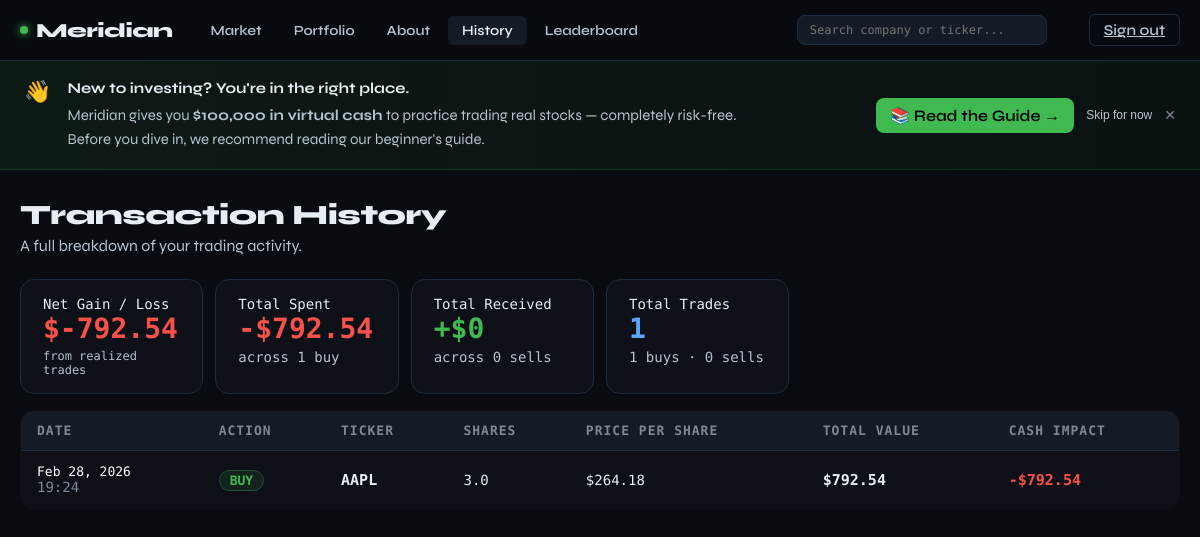
The page /stocks/history/ (signed in) on the database as committed earlier.
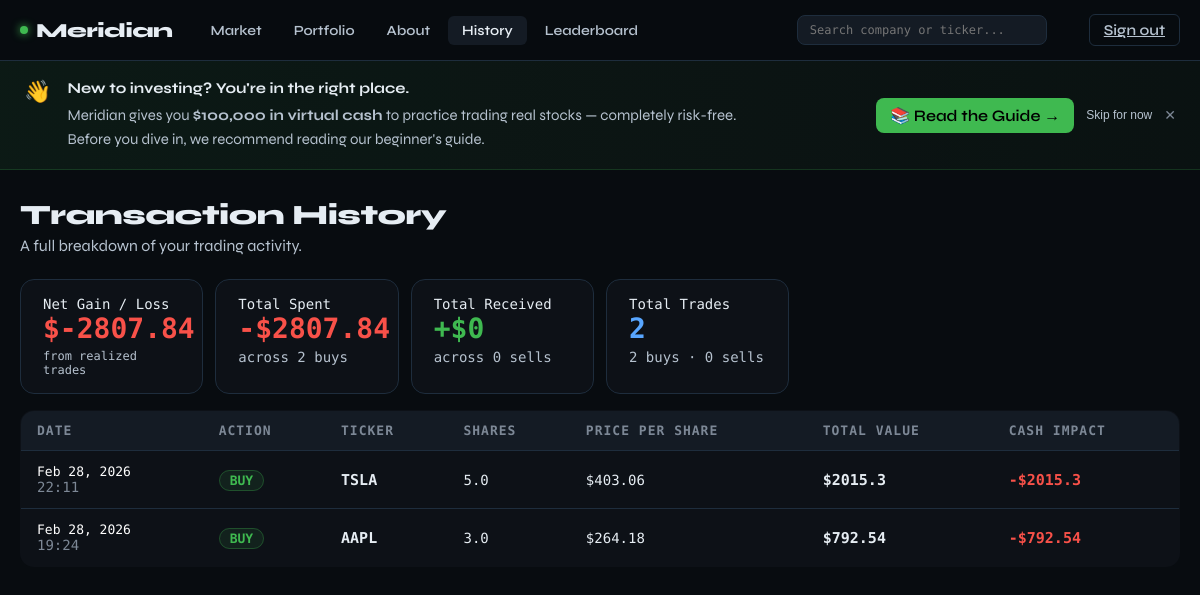
The same page on the database as committed later.
### stocks/models.py (models this page shows, shortened)
class Transaction(models.Model):
    BUY = 'BUY'
    SELL = 'SELL'
    ACTION_CHOICES = [(BUY, 'Buy'), (SELL, 'Sell')]
    user = models.ForeignKey(User, on_delete=models.CASCADE)
    ticker = models.CharField(max_length=10)
    action = models.CharField(max_length=4, choices=ACTION_CHOICES)
    shares = models.FloatField()
    price = models.FloatField()
    total = models.FloatField()
    created_at = models.DateTimeField(auto_now_add=True)

### stocks/views.py (the view, shortened to what this page needs)
# urls.py: path('history/', views.transactions_view, name='transactions'),
@login_required
def transactions_view(request):
    txns = Transaction.objects.filter(user=request.user).order_by('-created_at')[:50]
    profile = Profile.objects.get(user=request.user)
    total_spent = sum(t.total for t in txns if t.action == 'BUY')
    total_received = sum(t.total for t in txns if t.action == 'SELL')
    net = round(total_received - total_spent, 2)
    total_trades = txns.count()
    buy_count = sum(1 for t in txns if t.action == 'BUY')
    sell_count = sum(1 for t in txns if t.action == 'SELL')
    sell_txns = [t for t in txns if t.action == 'SELL']
    best_trade = None
    worst_trade = None
    context = {
        'transactions': txns,
        'total_spent': round(total_spent, 2),
        'total_received': round(total_received, 2),
        'net': net,
        'total_trades': total_trades,
        'buy_count': buy_count,
        'sell_count': sell_count,
        'best_trade': best_trade,
        'worst_trade': worst_trade,
    }
    return render(request, 'stocks/transactions.html', context)

### stocks/templates/stocks/transactions.html (shortened to what this page needs)
{% extends "stocks/base.html" %}
{% block nav_history %}active{% endblock %}
{% block content %}
<div class="animate-in">
  <h1 style="font-weight:800;font-size:28px;letter-spacing:-0.5px;margin-bottom:4px">Transaction History</h1>
  <p style="color:var(--text2);font-size:16px;margin-bottom:24px">A full breakdown of your trading activity.</p>
  {% if transactions %}
  <div style="display:grid;grid-template-columns:repeat(auto-fill,minmax(160px,1fr));gap:12px;margin-bottom:16px">
    <div class="sum-card">
      <div class="sum-label">Net Gain / Loss</div>
      <div class="sum-val {% if net >= 0 %}positive{% else %}negative{% endif %}">
        {% if net >= 0 %}+{% endif %}${{ net }}
      </div>
      <div style="font-size:12px;color:var(--text2);margin-top:4px;font-family:var(--font-mono)">
        from realized trades
      </div>
    </div>
    <div class="sum-card">
      <div class="sum-label">Total Spent</div>
      <div class="sum-val negative">-${{ total_spent }}</div>
      <div style="font-size:14px;color:var(--text2);margin-top:4px;font-family:var(--font-mono)">across {{ buy_count }} buy{{ buy_count|pluralize }}</div>
    </div>
    <div class="sum-card">
      <div class="sum-label">Total Received</div>
      <div class="sum-val positive">+${{ total_received }}</div>
      <div style="font-size:14px;color:var(--text2);margin-top:4px;font-family:var(--font-mono)">across {{ sell_count }} sell{{ sell_count|pluralize }}</div>
    </div>
    <div class="sum-card">
      <div class="sum-label">Total Trades</div>
      <div class="sum-val" style="color:var(--accent)">{{ total_trades }}</div>
      <div style="font-size:14px;color:var(--text2);margin-top:4px;font-family:var(--font-mono)">{{ buy_count }} buys · {{ sell_count }} sells</div>
    </div>
  </div>
  <div style="overflow-x:auto">
    <table style="width:100%;border-collapse:collapse;background:var(--bg2);border:1px solid var(--border);border-radius:14px;overflow:hidden">
      <thead>
        <tr>
          <th>Date</th>
          <th>Action</th>
          <th>Ticker</th>
          <th>Shares</th>
          <th>Price Per Share</th>
          <th>Total Value</th>
          <th>Cash Impact</th>
        </tr>
      </thead>
      <tbody>
        {% for t in transactions %}
        <tr onclick="window.location='/stocks/stock/{{ t.ticker }}/'" style="cursor:pointer">
          <td class="td-base td-muted">
            <div>{{ t.created_at|date:"M d, Y" }}</div>
            <div style="font-size:14px;color:var(--text3)">{{ t.created_at|date:"H:i" }}</div>
          </td>
          <td class="td-base">
            <span class="badge {% if t.action == 'BUY' %}badge-buy{% else %}badge-sell{% endif %}">
              {{ t.action }}
            </span>
          </td>
          <td class="td-base td-bold">{{ t.ticker }}</td>
          <td class="td-base">{{ t.shares }}</td>
          <td class="td-base">${{ t.price }}</td>
          <td class="td-base td-bold">${{ t.total }}</td>
          <td class="td-base td-bold {% if t.action == 'BUY' %}negative{% else %}positive{% endif %}">
            {% if t.action == 'BUY' %}-{% else %}+{% endif %}${{ t.total }}
          </td>
        </tr>
        {% endfor %}
      </tbody>
    </table>
  </div>
  {% endif %}
</div>
{% endblock %}

### stocks/templates/stocks/base.html (shortened to what this page needs)
<!DOCTYPE html>
<html lang="en">
<head>
  {% load static %}
  <link rel="stylesheet" href="{% static 'base.css' %}">
</head>
<body>
<nav>
  <div class="nav-inner">
    <a href="/stocks/" class="logo"><div class="dot"></div>Meridian</a>
    <div class="nav-menu" id="navMenu">
      <div class="nav-links">
        <a href="/stocks/" class="nav-link {% block nav_market %}{% endblock %}">Market</a>
        <a href="/stocks/portfolio/" class="nav-link {% block nav_portfolio %}{% endblock %}">Portfolio</a>
        <a href="{% url 'about' %}" class="nav-link {% block nav_about %}{% endblock %}">About</a>
        <a href="/stocks/history/" class="nav-link {% block nav_history %}{% endblock %}">History</a>
        <a href="/leaderboard" class="nav-link {% block nav_leaderboard %}{% endblock %}">Leaderboard</a>
      </div>
      <div class="nav-right">
        <div class="search-wrap">
          <input class="search-input" id="searchInput" placeholder="Search company or ticker...">
        </div>
        <a href="/logout/" class="logout-btn">Sign out</a>
      </div>
    </div>
  </div>
</nav>
<div id="welcomeBanner" class="welcome-banner">
  <div class="welcome-inner">
    <div class="welcome-left">
      <div class="welcome-emoji">👋</div>
      <div class="welcome-text">
        <div class="welcome-title">
          New to investing? You're in the right place.
        </div>
        <div class="welcome-sub">
          Meridian gives you <strong>$100,000 in virtual cash</strong> to practice trading real stocks — completely risk-free.
          Before you dive in, we recommend reading our beginner's guide.
        </div>
      </div>
    </div>
    <div class="welcome-actions">
      <a href="{% url 'gettingStarted' %}" class="welcome-cta">
        📚 Read the Guide →
      </a>
      <button class="welcome-skip">Skip for now</button>
      <button class="welcome-dismiss" title="Dismiss">✕</button>
    </div>
  </div>
</div>
<main>
  {% block content %}{% endblock %}
</main>
</body>
</html>

### stocks/static/base.css (style rules this page uses)
*, *::before, *::after { box-sizing: border-box; margin: 0; padding: 0; }
:root { --bg: #080c10; --bg2: #0d1117; --bg3: #141b24; --bg4: #1c2633; --border: #1e2d3d; --border2: #243447; --text: #e6edf3; --text2: #b6c2cf; --text3: #7d8896; --green: #3fb950; --green2: #238636; --green-glow: rgba(63, 185, 80, 0.15); --red: #f85149; --red2: #da3633; --red-glow: rgba(248, 81, 73, 0.15); --accent: #58a6ff; --accent2: #1f6feb; --font-mono: 'Space Mono', monospace; --font-display: 'Syne', sans-serif; }
html, body { height: 100%; background: var(--bg); color: var(--text); font-family: var(--font-display); -webkit-font-smoothing: antialiased; font-size: 16px; }
.animate-in { animation: fadeIn 0.4s ease forwards }
nav { background: rgba(8, 12, 16, 0.95); border-bottom: 1px solid var(--border); backdrop-filter: blur(12px); position: sticky; top: 0; z-index: 100; width: 100%; }
.nav-inner { width: 100%; margin: 0 auto; padding: 0 20px; display: flex; align-items: center; gap: 24px; height: 60px; }
.logo { font-weight: 800; font-size: 20px; letter-spacing: -0.5px; color: var(--text); text-decoration: none; display: flex; align-items: center; gap: 8px; }
.dot { width: 8px; height: 8px; border-radius: 50%; background: var(--green); box-shadow: 0 0 8px var(--green); animation: pulse-green 2s infinite; flex-shrink: 0; }
.nav-links { display: flex; gap: 4px; }
.nav-link { padding: 6px 14px; border-radius: 6px; font-weight: 600; font-size: 14px; cursor: pointer; border: none; background: transparent; color: var(--text2); text-decoration: none; transition: all 0.15s; }
.nav-link:hover, .nav-link.active { background: var(--bg3); color: var(--text); }
.nav-right { margin-left: auto; display: flex; align-items: center; gap: 16px; }
.search-wrap { position: relative; }
.search-input { background: var(--bg3); border: 1px solid var(--border); border-radius: 8px; padding: 7px 12px; color: var(--text); font-family: var(--font-mono); font-size: 12px; width: 250px; outline: none; transition: border-color 0.2s; }
main { max-width: 1200px; margin: 0 auto; padding: 28px 20px; }
.logout-btn { padding: 6px 14px; border-radius: 6px; border: 1px solid var(--border); background: transparent; color: var(--text2); cursor: pointer; font-family: var(--font-display); font-size: 15px; font-weight: 600; transition: all 0.15s; }
.nav-menu { display: flex; align-items: center; gap: 24px; flex: 1; }
.welcome-banner { background: linear-gradient(90deg, rgba(63,185,80,0.08), rgba(63,185,80,0.03)); border-bottom: 1px solid rgba(63,185,80,0.2); padding: 18px 0; }
.welcome-inner { max-width: 1200px; margin: 0 auto; padding: 0 24px; display: flex; justify-content: space-between; align-items: center; gap: 24px; flex-wrap: wrap; }
.welcome-left { display: flex; align-items: flex-start; gap: 16px; max-width: 720px; }
.welcome-emoji { font-size: 22px; }
.welcome-text { display: flex; flex-direction: column; gap: 6px; }
.welcome-title { font-weight: 700; font-size: 15px; color: var(--text); }
.welcome-sub { font-size: 15px; color: var(--text2); line-height: 1.6; }
.welcome-actions { display: flex; align-items: center; gap: 12px; }
.welcome-cta { background: var(--green); color: #000; padding: 8px 14px; border-radius: 8px; font-weight: 600; text-decoration: none; white-space: nowrap; }
.welcome-skip { background: none; border: none; color: var(--text2); cursor: pointer; font-size: 12px; }
.welcome-dismiss { background: none; border: none; font-size: 14px; color: var(--text3); cursor: pointer; }

Rows that differ between the two databases and show on the page:
added Transaction: created_at "Feb 28, 2026", created_at "22:11", action "BUY", ticker "TSLA", shares "5.0", price "403.06", total "2015.3"
Other text that changed with them:
{{ net }}: "-792.54" → "-2807.84"
{{ total_spent }}: "792.54" → "2807.84"
{{ buy_count }}: "1" → "2"
{{ total_trades }}: "1" → "2"
